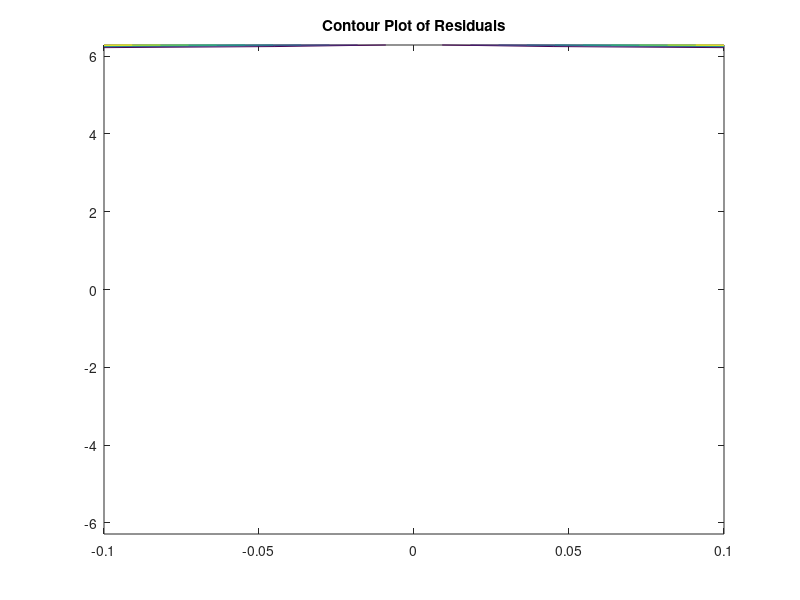
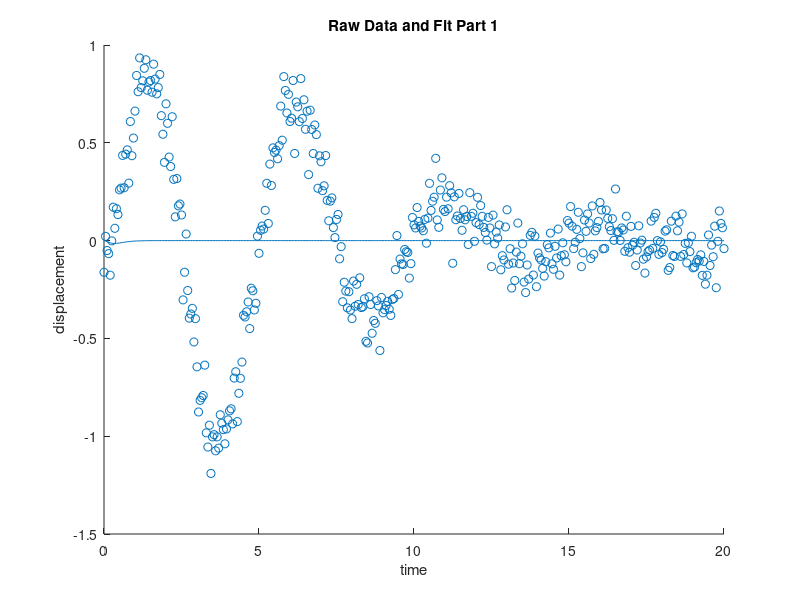

These figures' MATLAB source, in order:
clear all
close all
[t, y] = textread('Problem1_TExpo_sineData.txt','%f%f','headerlines',1);

xdata = t;
ydata = y;


x1=-0.1:.1:0.1;
x2 = linspace(-2*pi, 2*pi, 315);
[OMEGA,ALPHA] = meshgrid(x1,x2);
%R2 needs to be a matrix
%Make a meshgrid of alpha omega
%calculate R2ALT as a giant matrix

for row = 1:1:length(ALPHA)
    for col = 1:3
        model = t.*(exp( ALPHA(row,col)* t )).*(sin( OMEGA(row,col)*t ));
        RESIDUALS = y - model;
        R2 = norm(RESIDUALS)^2;
        R2altmat(row,col) = R2;
    end
end
figure;
contour(OMEGA, ALPHA, R2altmat)
title('Contour Plot of Residuals');

alpha = -1;
omega = 1;
xk = [alpha omega]';

J1 = t.^3 .* exp(alpha .* t) .* sin(omega .* t);
J2 = t.^2 .* exp(alpha .* t) .* cos(omega .* t);


J = [J1 J2];

model = t .* (exp(alpha .* t)) .* (sin(omega) .* t);

residual = y - model;

r2 = residual' * residual;


mu_start = 0.1;
mu_down = 50;
mu_up = 5;

% mu_rscout = mu_old * mu_up;
% mu_cont = mu_old/mu_down;

mmax = 5;

deltax = inv(J'*J + mu_start.*[1 0; 0 1]) *J' * residual ;


x0 = xk - deltax ;


model2 = t .* (exp(x0(1) .* t)) .* (sin(x0(2)) .* t);

residual2 = y - model2;

r22 = residual2' * residual2;

r22 < r2
%here m = 1
%mu remained the same, we can adjust it downhill
%after this 
%now that we checked r22<r2_1
%change mu by mu_cont

% 
% J1 = t.^3 .* exp(x0(i,j) .* t) .* sin(x0(i+1,j+1) .* t);
% J2 = t.^2 .* exp(x0(i,j) .* t) .* cos(x0(i+1 .* t);


% J = [J1 J2];

alphatot = [xk(1) x0(1)];
omegatot = [xk(2) x0(2)];

% mutot = [mu_start];
%starting point for next iteration
%this is now iteration 1
mu = 0.1/50;
mtot = [1];
mutot = [mu_start mu];
rtotv = [r2 r22];

%generalize to loop
%% Iteration 2
r2_it = 100;
r2_baseline = r22;
m = 1;
while r2_it > r2_baseline
    
    
    Ja1 = t.^3 .* exp(alphatot(2) .* t) .* sin(omegatot(2) .* t);
    Ja2 = t.^2 .* exp(alphatot(2) .* t) .* cos(omegatot(2) .* t);
    Ja = [Ja1 Ja2];
      
    deltaxa = inv(J'*J + mu.*[1 0; 0 1]) *J' * residual2;

    x1a = x0 - deltaxa;
    
    model3a = t .* (exp(x1a(1) .* t)) .* (sin(x1a(2)) .* t);
    
    residual3a = y - model3a;

    r2_it = residual3a' * residual3a;
   
    
   
    
    if r2_it > r2_baseline
        mu = mu * mu_up;
    end
     m = m+1
end
    alphatota = [alphatot x1a(1)];
    omegatota = [omegatot x1a(2)];
    
if r2_it < r2_baseline
    mu = mu/mu_down;
else
    mu = mu;
end

mutot = [mutot mu];
mtot = [mtot m];
rtotv = [rtotv r2_it];
disp('Iteration 2')
m
mu
r2_it
disp('Next Iteration')

%% Iteration 3
    
r3_it = 100;
r2_baseline = r2_it;
m = 1;

while r3_it > r2_baseline || m == 5
    
    
    Ja1 = t.^3 .* exp(alphatota(3) .* t) .* sin(omegatota(3) .* t);
    Ja2 = t.^2 .* exp(alphatota(3) .* t) .* cos(omegatota(3) .* t);
    Ja = [Ja1 Ja2];
      
    deltaxa = inv(J'*J + mu.*[1 0; 0 1]) *J' * residual3a;

    x2a = x1a - deltaxa;
    
    model4a = t .* (exp(x2a(1) .* t)) .* (sin(x2a(2)) .* t);
    
    residual4a = y - model4a;

    r3_it = residual4a' * residual4a; 
    
   
    
    if r3_it > r2_baseline
        mu = mu * mu_up;
    end
     m = m+1
end
    alphatota = [alphatota x2a(1)];
    omegatota = [omegatota x2a(2)];
    
if r3_it < r2_baseline
    mu = mu/mu_down;
else
    mu = mu;
end

mutot = [mutot mu];
mtot = [mtot m];
rtotv = [rtotv r3_it];
disp('Iteration 3')
m
mu
r3_it
disp('Next Iteration')

%% Iteration 4
    
r4_it = 100;
r3_baseline = r3_it;
m = 1;

while r4_it > r3_baseline
    
    
    Ja1 = t.^3 .* exp(alphatota(4) .* t) .* sin(omegatota(4) .* t);
    Ja2 = t.^2 .* exp(alphatota(4) .* t) .* cos(omegatota(4) .* t);
    Ja = [Ja1 Ja2];
      
    deltaxa = inv(J'*J + mu.*[1 0; 0 1]) *J' * residual4a;

    x3a = x2a - deltaxa;
    
    model5a = t .* (exp(x3a(1) .* t)) .* (sin(x3a(2)) .* t);
    
    residual5a = y - model5a;

    r4_it = residual5a' * residual5a; 
    
   
    
    if r4_it > r3_baseline
        mu = mu * mu_up;
    end
    
     m = m+1
    if m == 5
        break
    end
end
    alphatota = [alphatota x3a(1)];
    omegatota = [omegatota x3a(2)];
    
if r4_it < r3_baseline
    mu = mu/mu_down;
else
    mu = mu;
end

mutot = [mutot mu];
mtot = [mtot m];
rtotv = [rtotv r4_it];
disp('Iteration 4')
m
mu
r4_it
disp('Next Iteration')


%% Iteration 5


r5_it = 100;
r4_baseline = r4_it;
m = 1;

while r5_it > r4_baseline
    
    
    Ja1 = t.^3 .* exp(alphatota(5) .* t) .* sin(omegatota(5) .* t);
    Ja2 = t.^2 .* exp(alphatota(5) .* t) .* cos(omegatota(5) .* t);
    Ja = [Ja1 Ja2];
      
    deltaxa = inv(J'*J + mu.*[1 0; 0 1]) *J' * residual5a;

    x4a = x3a - deltaxa;
    
    model6a = t .* (exp(x4a(1) .* t)) .* (sin(x4a(2)) .* t);
    
    residual6a = y - model6a;

    r5_it = residual6a' * residual6a; 
    
   
    
    if r5_it > r4_baseline
        mu = mu * mu_up;
    end
    
     m = m+1
    if m == 5
        break
    end
end
    alphatota = [alphatota x4a(1)];
    omegatota = [omegatota x4a(2)];
    
if r5_it < r4_baseline
    mu = mu/mu_down;
else
    mu = mu;
end

mutot = [mutot mu];
mtot = [mtot m];
rtotv = [rtotv r5_it];
disp('Iteration 5')
m
mu
r5_it
disp('Next Iteration')

%% Iteration 6


r6_it = 100;
r5_baseline = r5_it;
m = 1;

while r6_it > r5_baseline
    
    
    Ja1 = t.^3 .* exp(alphatota(6) .* t) .* sin(omegatota(6) .* t);
    Ja2 = t.^2 .* exp(alphatota(6) .* t) .* cos(omegatota(6) .* t);
    Ja = [Ja1 Ja2];
      
    deltaxa = inv(J'*J + mu.*[1 0; 0 1]) *J' * residual6a;

    x5a = x4a - deltaxa;
    
    model7a = t .* (exp(x5a(1) .* t)) .* (sin(x5a(2)) .* t);
    
    residual7a = y - model7a;

    r6_it = residual7a' * residual7a; 
    
   
    
    if r6_it > r5_baseline
        mu = mu * mu_up;
    end
    
     m = m+1
    if m == 5
        break
    end
end
    alphatota = [alphatota x5a(1)];
    omegatota = [omegatota x5a(2)];
    
if r6_it < r5_baseline
    mu = mu/mu_down;
else
    mu = mu;
end

mutot = [mutot mu];
mtot = [mtot m];
rtotv = [rtotv r6_it];
disp('Iteration 6')
m
mu
r6_it
disp('Next Iteration')

%% Iteration 7


r7_it = 100;
r6_baseline = r6_it;
m = 1;

while r7_it > r6_baseline
    
    
    Ja1 = t.^3 .* exp(alphatota(7) .* t) .* sin(omegatota(7) .* t);
    Ja2 = t.^2 .* exp(alphatota(7) .* t) .* cos(omegatota(7) .* t);
    Ja = [Ja1 Ja2];
      
    deltaxa = inv(J'*J + mu.*[1 0; 0 1]) *J' * residual7a;

    x6a = x5a - deltaxa;
    
    model8a = t .* (exp(x6a(1) .* t)) .* (sin(x6a(2)) .* t);
    
    residual8a = y - model8a;

    r7_it = residual8a' * residual8a; 
    
   
    
    if r7_it > r6_baseline
        mu = mu * mu_up;
    end
    
     m = m+1
    if m == 5
        break
    end
end
    alphatota = [alphatota x6a(1)];
    omegatota = [omegatota x6a(2)];
    
if r7_it < r6_baseline
    mu = mu/mu_down;
else
    mu = mu;
end

mutot = [mutot mu];
mtot = [mtot m];
rtotv = [rtotv r7_it];
disp('Iteration 7')
m
mu
r7_it
disp('Next Iteration')

%% Iteration 8


r8_it = 100;
r7_baseline = r7_it;
m = 1;

while r8_it > r7_baseline
    
    
    Ja1 = t.^3 .* exp(alphatota(8) .* t) .* sin(omegatota(8) .* t);
    Ja2 = t.^2 .* exp(alphatota(8) .* t) .* cos(omegatota(8) .* t);
    Ja = [Ja1 Ja2];
      
    deltaxa = inv(J'*J + mu.*[1 0; 0 1]) *J' * residual8a;

    x7a = x6a - deltaxa;
    
    model9a = t .* (exp(x7a(1) .* t)) .* (sin(x7a(2)) .* t);
    
    residual9a = y - model9a;

    r8_it = residual9a' * residual9a; 
    
   
    
    if r8_it > r7_baseline
        mu = mu * mu_up;
    end
    
     m = m+1
    if m == 5
        break
    end
end
    alphatota = [alphatota x7a(1)];
    omegatota = [omegatota x7a(2)];
    
if r8_it < r7_baseline
    mu = mu/mu_down;
else
    mu = mu;
end

mutot = [mutot mu];
mtot = [mtot m];
rtotv = [rtotv r8_it];
disp('Iteration 8')
m
mu
r8_it
disp('Next Iteration')

%% Iteration 9


r9_it = 100;
r8_baseline = r8_it;
m = 1;

while r9_it > r8_baseline
    
    
    Ja1 = t.^3 .* exp(alphatota(9) .* t) .* sin(omegatota(9) .* t);
    Ja2 = t.^2 .* exp(alphatota(9) .* t) .* cos(omegatota(9) .* t);
    Ja = [Ja1 Ja2];
      
    deltaxa = inv(J'*J + mu.*[1 0; 0 1]) *J' * residual9a;

    x8a = x7a - deltaxa;
    
    model10a = t .* (exp(x8a(1) .* t)) .* (sin(x8a(2)) .* t);
    
    residual10a = y - model10a;

    r9_it = residual10a' * residual10a; 
    
   
    
    if r9_it > r8_baseline
        mu = mu * mu_up;
    end
    
     m = m+1
    if m == 5
        break
    end
end
    alphatota = [alphatota x8a(1)];
    omegatota = [omegatota x8a(2)];
    
if r9_it < r8_baseline
    mu = mu/mu_down;
else
    mu = mu;
end
mutot = [mutot mu];
mtot = [mtot m];
rtotv = [rtotv r9_it];
disp('Iteration 9')
m
mu
r9_it
disp('Next Iteration')


%% Iteration 10


r10_it = 100;
r9_baseline = r9_it;
m = 1;

while r10_it > r9_baseline
    
    
    Ja1 = t.^3 .* exp(alphatota(10) .* t) .* sin(omegatota(10) .* t);
    Ja2 = t.^2 .* exp(alphatota(10) .* t) .* cos(omegatota(10) .* t);
    Ja = [Ja1 Ja2];
      
    deltaxa = inv(J'*J + mu.*[1 0; 0 1]) *J' * residual10a;

    x9a = x8a - deltaxa;
    
    model11a = t .* (exp(x8a(1) .* t)) .* (sin(x8a(2)) .* t);
    
    residual11a = y - model11a;

    r10_it = residual11a' * residual11a; 
    
   
    
    if r10_it > r9_baseline
        mu = mu * mu_up;
    end
    
     m = m+1
    if m == 5
        break
    end
end
    alphatota = [alphatota x9a(1)];
    omegatota = [omegatota x9a(2)];
    
if r10_it < r9_baseline
    mu = mu/mu_down;
else
    mu = mu;
end

mutot = [mutot mu];
mtot = [mtot m];
rtotv = [rtotv r10_it];
disp('Iteration 10')
m
mu
r10_it
disp('Next Iteration')


disp('Required 10 iterations to find final values')

%Plot the fit over normal scatter


f2 = figure('Name', 'Part 1 Plot over scatter');

scatter(t,y)
hold on
plot(t, model9a)
title('Raw Data and Fit Part 1')
xlabel('time')
ylabel('displacement')


%% Echoing outputs for diary
diary vjprob1pt1.txt

echo on

mutot
mtot
rtotv
alphatota
omegatota

echo off